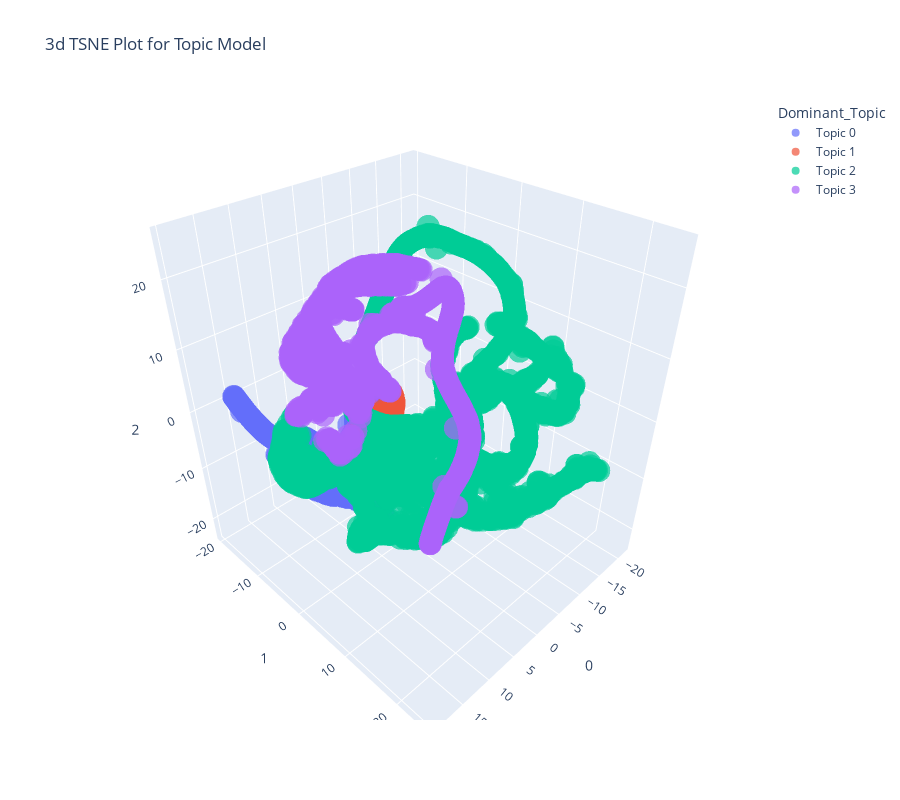

The notebook cell this image was saved under:
### Code cell
plot_model(lda, plot = 'tsne')

### Figure 1 — Plotly figure (JSON) as saved in the notebook; plotly's stock layout.template omitted (floating-point values rounded to 4 significant figures; data arrays with more than 128 entries replaced by an {"elided": "..."} marker saying what was removed)
{"data": [{"hovertemplate": "Dominant_Topic=Topic 0<br>0=%{x}<br>1=%{y}<br>2=%{z}<extra></extra>", "legendgroup": "Topic 0", "marker": {"color": "#636efa", "opacity": 0.7, "symbol": "circle"}, "mode": "markers", "name": "Topic 0", "scene": "scene", "showlegend": true, "type": "scatter3d", "x": {"elided": "702 float values"}, "y": {"elided": "702 float values"}, "z": {"elided": "702 float values"}}, {"hovertemplate": "Dominant_Topic=Topic 1<br>0=%{x}<br>1=%{y}<br>2=%{z}<extra></extra>", "legendgroup": "Topic 1", "marker": {"color": "#EF553B", "opacity": 0.7, "symbol": "circle"}, "mode": "markers", "name": "Topic 1", "scene": "scene", "showlegend": true, "type": "scatter3d", "x": {"elided": "170 float values"}, "y": {"elided": "170 float values"}, "z": {"elided": "170 float values"}}, {"hovertemplate": "Dominant_Topic=Topic 2<br>0=%{x}<br>1=%{y}<br>2=%{z}<extra></extra>", "legendgroup": "Topic 2", "marker": {"color": "#00cc96", "opacity": 0.7, "symbol": "circle"}, "mode": "markers", "name": "Topic 2", "scene": "scene", "showlegend": true, "type": "scatter3d", "x": {"elided": "2672 float values"}, "y": {"elided": "2672 float values"}, "z": {"elided": "2672 float values"}}, {"hovertemplate": "Dominant_Topic=Topic 3<br>0=%{x}<br>1=%{y}<br>2=%{z}<extra></extra>", "legendgroup": "Topic 3", "marker": {"color": "#ab63fa", "opacity": 0.7, "symbol": "circle"}, "mode": "markers", "name": "Topic 3", "scene": "scene", "showlegend": true, "type": "scatter3d", "x": {"elided": "1456 float values"}, "y": {"elided": "1456 float values"}, "z": {"elided": "1456 float values"}}], "layout": {"height": 800, "legend": {"title": {"text": "Dominant_Topic"}, "tracegroupgap": 0}, "scene": {"domain": {"x": [0.0, 1.0], "y": [0.0, 1.0]}, "xaxis": {"title": {"text": "0"}}, "yaxis": {"title": {"text": "1"}}, "zaxis": {"title": {"text": "2"}}}, "title": {"text": "3d TSNE Plot for Topic Model"}, "width": 900}}
